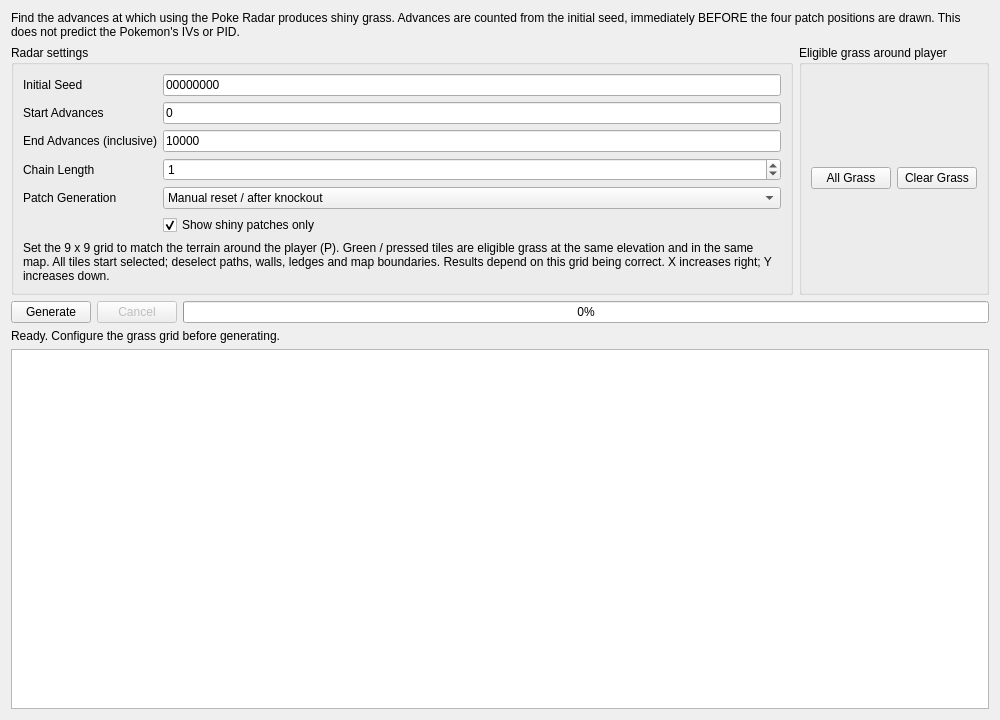
<?xml version="1.0" encoding="UTF-8"?>
<ui version="4.0">
 <class>ShinyPatch</class>
 <widget class="QWidget" name="ShinyPatch">
  <property name="geometry"><rect><x>0</x><y>0</y><width>1000</width><height>720</height></rect></property>
  <property name="windowTitle"><string>Shiny Patch - Diamond / Pearl / Platinum</string></property>
  <layout class="QVBoxLayout" name="verticalLayout">
   <item><widget class="QLabel" name="labelHelp">
    <property name="text"><string>Find the advances at which using the Poke Radar produces shiny grass. Advances are counted from the initial seed, immediately BEFORE the four patch positions are drawn. This does not predict the Pokemon's IVs or PID.</string></property>
    <property name="wordWrap"><bool>true</bool></property>
   </widget></item>
   <item><layout class="QHBoxLayout" name="horizontalLayout">
    <item><widget class="QGroupBox" name="groupBoxSettings">
     <property name="title"><string>Radar settings</string></property>
     <layout class="QFormLayout" name="formLayout">
      <item row="0" column="0"><widget class="QLabel" name="labelSeed"><property name="text"><string>Initial Seed</string></property></widget></item>
      <item row="0" column="1"><widget class="TextBox" name="textBoxSeed"><property name="text"><string>00000000</string></property></widget></item>
      <item row="1" column="0"><widget class="QLabel" name="labelStart"><property name="text"><string>Start Advances</string></property></widget></item>
      <item row="1" column="1"><widget class="TextBox" name="textBoxStart"><property name="text"><string>0</string></property></widget></item>
      <item row="2" column="0"><widget class="QLabel" name="labelEnd"><property name="text"><string>End Advances (inclusive)</string></property></widget></item>
      <item row="2" column="1"><widget class="TextBox" name="textBoxEnd"><property name="text"><string>10000</string></property></widget></item>
      <item row="3" column="0"><widget class="QLabel" name="labelChain"><property name="text"><string>Chain Length</string></property></widget></item>
      <item row="3" column="1"><widget class="QSpinBox" name="spinBoxChain">
       <property name="toolTip"><string>0 cannot produce shiny patches. Shiny odds stop improving at 40.</string></property>
       <property name="maximum"><number>999</number></property><property name="value"><number>1</number></property>
      </widget></item>
      <item row="4" column="0"><widget class="QLabel" name="labelActivation"><property name="text"><string>Patch Generation</string></property></widget></item>
      <item row="4" column="1"><widget class="QComboBox" name="comboBoxActivation">
       <property name="toolTip"><string>The capture bonus applies only to patches automatically generated immediately after catching a Pokemon. Manually resetting the radar always uses normal rates.</string></property>
       <item><property name="text"><string>Manual reset / after knockout</string></property></item>
       <item><property name="text"><string>Immediately after capture (+10%)</string></property></item>
      </widget></item>
      <item row="5" column="1"><widget class="QCheckBox" name="checkBoxShinyOnly">
       <property name="text"><string>Show shiny patches only</string></property><property name="checked"><bool>true</bool></property>
      </widget></item>
      <item row="6" column="0" colspan="2"><widget class="QLabel" name="labelTerrainHelp">
       <property name="text"><string>Set the 9 x 9 grid to match the terrain around the player (P). Green / pressed tiles are eligible grass at the same elevation and in the same map. All tiles start selected; deselect paths, walls, ledges and map boundaries. Results depend on this grid being correct. X increases right; Y increases down.</string></property>
       <property name="wordWrap"><bool>true</bool></property>
      </widget></item>
     </layout>
    </widget></item>
    <item><widget class="QGroupBox" name="groupBoxTerrain">
     <property name="title"><string>Eligible grass around player</string></property>
     <layout class="QVBoxLayout" name="verticalLayoutTerrain">
      <item><layout class="QGridLayout" name="gridLayoutTerrain"><property name="spacing"><number>2</number></property></layout></item>
      <item><layout class="QHBoxLayout" name="horizontalLayoutTerrainButtons">
       <item><widget class="QPushButton" name="pushButtonAllGrass"><property name="text"><string>All Grass</string></property></widget></item>
       <item><widget class="QPushButton" name="pushButtonNoGrass"><property name="text"><string>Clear Grass</string></property></widget></item>
      </layout></item>
     </layout>
    </widget></item>
   </layout></item>
   <item><layout class="QHBoxLayout" name="horizontalLayoutButtons">
    <item><widget class="QPushButton" name="pushButtonGenerate"><property name="text"><string>Generate</string></property></widget></item>
    <item><widget class="QPushButton" name="pushButtonCancel"><property name="enabled"><bool>false</bool></property><property name="text"><string>Cancel</string></property></widget></item>
    <item><widget class="QProgressBar" name="progressBar"><property name="value"><number>0</number></property></widget></item>
   </layout></item>
   <item><widget class="QLabel" name="labelStatus"><property name="text"><string>Ready. Configure the grass grid before generating.</string></property></widget></item>
   <item><widget class="TableView" name="tableView"><property name="selectionBehavior"><enum>QAbstractItemView::SelectRows</enum></property></widget></item>
  </layout>
 </widget>
 <customwidgets>
  <customwidget><class>TextBox</class><extends>QLineEdit</extends><header>Form/Controls/TextBox.hpp</header></customwidget>
  <customwidget><class>TableView</class><extends>QTableView</extends><header>Form/Controls/TableView.hpp</header></customwidget>
 </customwidgets>
 <resources/>
 <connections/>
</ui>
